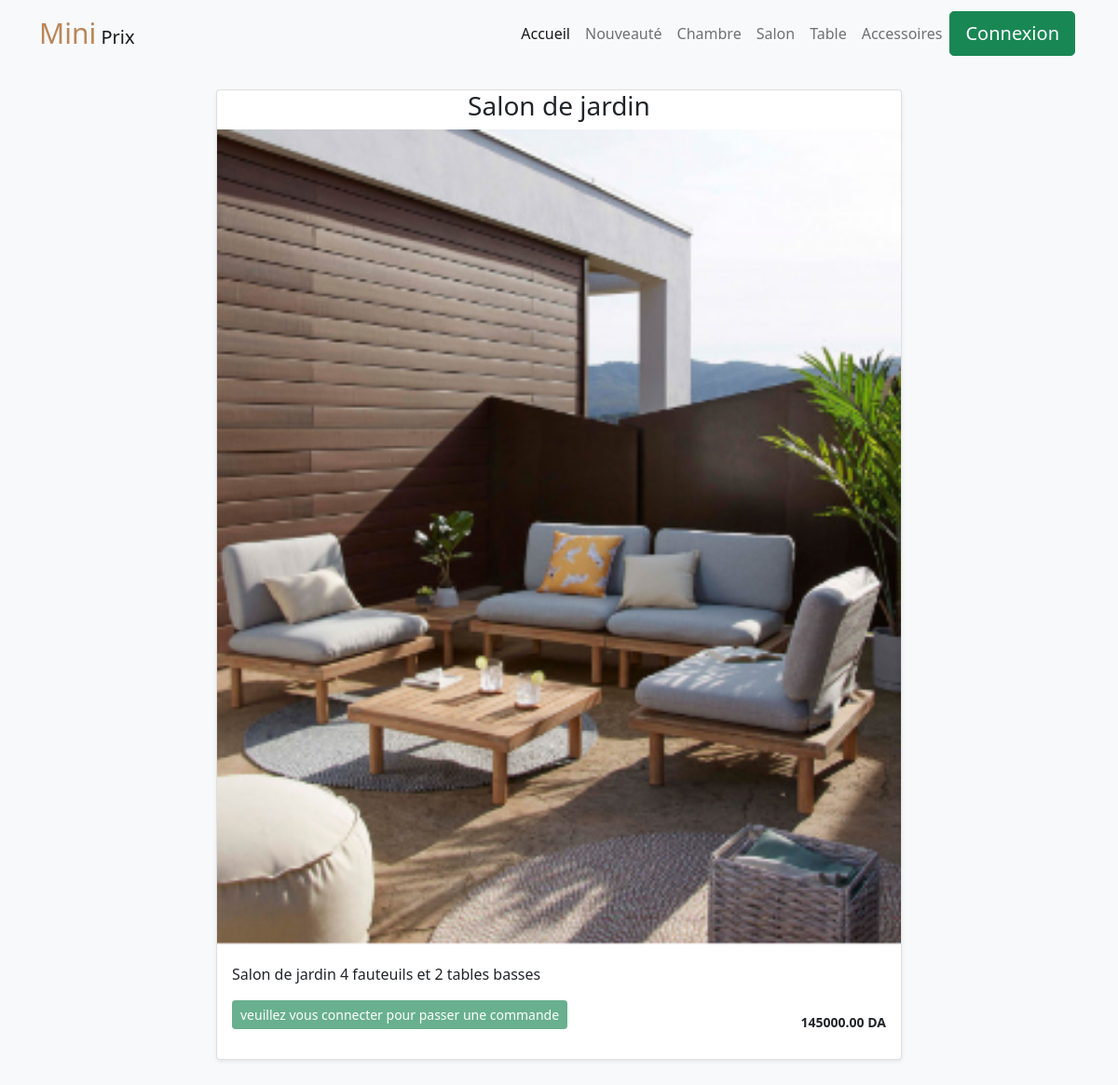
The app's page /detail_produit.php?pdt=5 with its own data.
### tables this page shows
CREATE TABLE IF NOT EXISTS `itemsmini` (
  `id` int(11) NOT NULL AUTO_INCREMENT,
  `name` varchar(100) NOT NULL,
  `description` text NOT NULL,
  `price` varchar(100) NOT NULL,
  `image` varchar(250) NOT NULL,
  `category` int(11) NOT NULL,
  PRIMARY KEY (`id`),
  KEY `category` (`category`)
);

### detail_produit.php (the view, shortened to what this page needs)
<?php
    include 'includes/navbar.php';
if(!empty($_GET['pdt']))
{
  $id= checkInput($_GET['pdt']);
}
$db = Database::connect();
$statement = $db-> prepare('SELECT itemsmini.id, itemsmini.name, itemsmini.description, itemsmini.price, itemsmini.image,
categories.name AS category FROM itemsmini LEFT JOIN categories ON itemsmini.category= categories.id WHERE itemsmini.id = ?');
$statement -> execute(array($id));
$item = $statement-> fetch();
function checkInput($data)
{
$data = trim($data);
$data = stripslashes($data);
$data = htmlspecialchars($data);
return $data;
}
?>
<div class="album py-5 mt-4 bg-light">
<div class="container mt-4" >
<div class="row">
<div class="col-md-2"></div>
        <div class="col-md-8">
            <div class="card shadow-sm" >
                <h3 class="text-center"><?=  $item['name'];?></h3>
                <img src="<?= 'online mini/'.$item['image'] ; ?>" style="width: 100%">
                <div class="card-body" >
                <p class="card-text"><?= $item['description']; ?></p>
                <div class="d-flex justify-content-between align-items-center">
                    <div class="btn-group">
                    <?php
                    $type = 'a';
                     if(!$_SESSION) {
                        $type = 'p'; }
                    ?>
                    <<?php echo $type ?> href="panier2.php?action=ajout&amp;l=<?= $item['name']?>&amp;q=1&amp;p=<?=$item['price']?>&amp;">
                    <button type="button" class="btn btn-sm btn-success" <?php if(!$_SESSION) {
                        echo 'disabled'; }?>
                    ><?php if($_SESSION) {
                        echo 'Commander'; }else {
                            echo 'veuillez vous connecter pour passer une commande';
                        } ?>
                            </button></<?php echo $type ?>>
                    </div>
                    <small class="text" style="font-weight: bold;"><?= number_format((float) $item['price'],2,'.', ''). ' DA'; ?></small>
                </div>
                </div>
            </div>
        </div>
<div class="col-md-2"></div>
    </div>
</div>
</div>

### records on screen
itemsmini: name "Salon de jardin", image (picture), description "Salon de jardin 4 fauteuils et 2 tables basses", price "145000.00"
